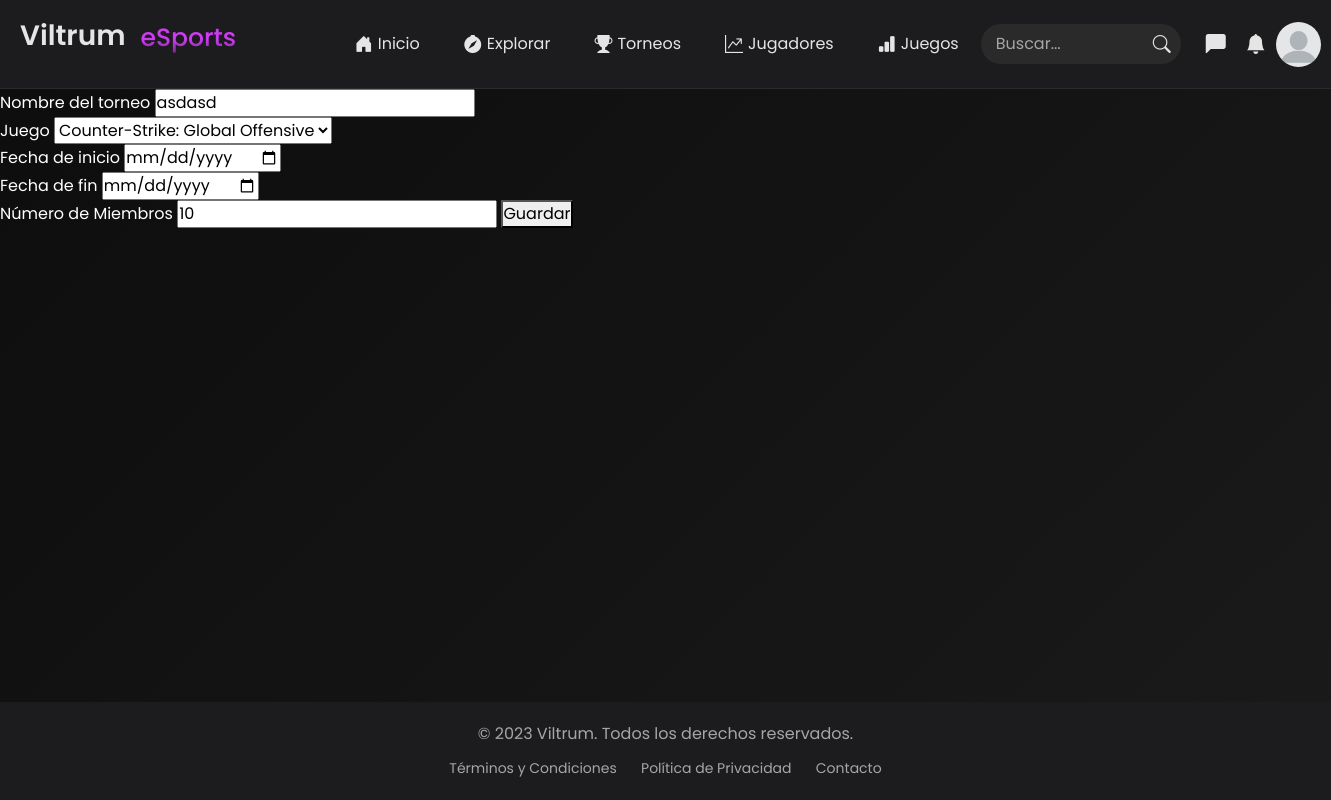
The page /tournament/edit/2 (signed in) on the database its author committed.
### tournaments/models.py (models this page shows, shortened)
class Tournament(models.Model):
    GAME_CHOICES = [
        ("LoL", "League of Legends"),
        ("D2", "Dota 2"),
        ("CSGO", "Counter-Strike: Global Offensive"),
        ("VAL", "Valorant"),
        ("OW", "Overwatch"),
        ("PUBG", "PlayerUnknown's Battlegrounds"),
        ("FORT", "Fortnite"),
        ("Apex", "Apex Legends"),
        ("R6", "Rainbow Six Siege"),
        ("RL", "Rocket League")
    ]
    owner = models.ForeignKey(User, on_delete=models.CASCADE)  # Relación con el usuario
    name = models.CharField(max_length=255)
    game = models.CharField(max_length=255, choices=GAME_CHOICES)
    created_at = models.DateTimeField(auto_now_add=True)
    registration_deadline = models.DateTimeField(default=timezone.now() + timedelta(hours=72))  # Default to 72 hours after creation
    start_date = models.DateTimeField(null=True, blank=True)  # Start date of the tournament
    end_date = models.DateTimeField(null=True, blank=True)  # End date of the tournament
    status = models.BooleanField(max_length=20, default=True)  # Default status is "True"
    max_members = models.IntegerField(default=10)  # Define max members
    members = models.ManyToManyField(User, related_name='tournaments', blank=True)

### tournaments/views.py (the view, shortened to what this page needs)
# urls.py: path('tournament/edit/<int:tournament_id>', views.edit_tournament, name='edit_tournament')
@login_required
def edit_tournament(request, tournament_id):
    active_user = request.user
    tournament = get_object_or_404(Tournament, pk=tournament_id)
    members = TournamentInscription.objects.filter(tournament=tournament, status="A")
    if request.method == "POST":
        form = TournamentEditForm(request.POST, instance=tournament)
    else:
        form = TournamentEditForm(instance=tournament)
    data_context = {'form': form}
    if tournament.owner == active_user:
        return render(request, 'tournament_edit.html', data_context)
    return redirect('tournaments')

### tournaments/forms.py
class TournamentEditForm(forms.ModelForm):
    class Meta:
        model = Tournament
        fields = ['name', 'game', 'start_date', 'end_date', 'max_members']

### core/context_processors.py (called while the page is built)
def user_role(request):
    if request.user.is_authenticated:
        if request.user.groups.filter(name='Sponsor').exists():
            return {'role': 'sponsor'}
        elif request.user.groups.filter(name='Gamer').exists():
            return {'role': 'gamer'}
        else:
            return {'role': 'other'}
    return {'role': 'guest'}

def notifications(request):
    if request.user.is_authenticated:
        notifications = NotificationSystem.objects.filter(receiver=request.user).order_by('-created_at')[:8]
        return {'notifications': notifications}
    return {'notifications': []}

def verification(request):
    if request.user.is_authenticated:
        verificate = ExtendedData.objects.filter(user=request.user, user_verification=True)
        if verificate.exists():
            return {'verified':True}
        else:
            return {'verified':False}
    return {'verified':False}

### tournaments/templates/tournament_edit.html (shortened to what this page needs)
{% extends 'template.html' %}
{% load static %}
{% block extra_css %}
<link rel="stylesheet" href="{% static 'css/tournaments.css' %}">
{% endblock %}
{% block content %}
<div class="tournament">
    <form action="" method="POST">
    Nombre del torneo
    {{form.name}} <br>
    Juego
    {{form.game}} <br>
    Fecha de inicio
    <input type="date" name="start_date" required> <br>
    Fecha de fin
    <input type="date" name="end_date" required> <br>
    Número de Miembros
    {{form.max_members}}
    <button type="submit">Guardar</button>
    </form>
</div>
{% endblock %}

### core/static/core/css/template.css (style rules this page uses)
* { font-family: 'Poppins', sans-serif; margin: 0; padding: 0; box-sizing: border-box; }
body { background-color: #1C1C1E; color: #E5E5E5; display: flex; flex-direction: column; min-height: 100vh; }

### rows shown on the page
Tournament: name "asdasd", game "Counter-Strike: Global Offensive", max_members "10"
